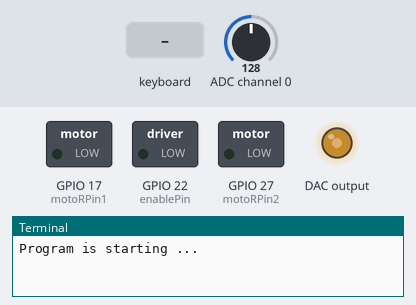
A program run on a simulated Raspberry Pi (BCM pin numbers). On the bench: switched loads named in the program (green lamp = pin HIGH), output pins drawn as LEDs (lit = HIGH), the last lines printed to the terminal. The inputs (shaded band) are chosen by the test bench; at power-on: ADC channel 0 = 128 (analog values on the 0–255 scale). The full-screen text the program places in the terminal is not drawn. At 6.1 s the program stops and its outputs stay as they are.

Above: at 1.2 s.
1.3 s: ADC channel 0 set to 178
At 2.2 s:
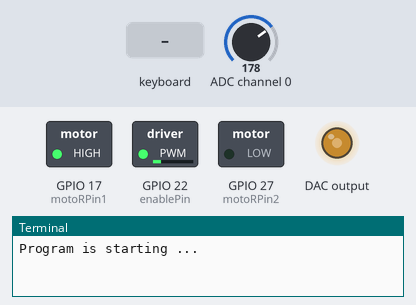
2.9 s: ADC channel 0 set to 224
At 3.7 s:
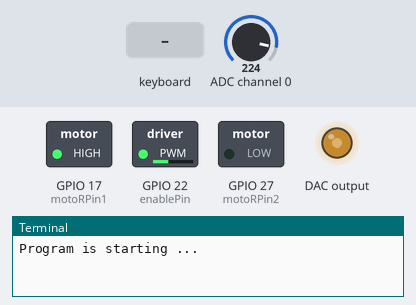
4.4 s: ADC channel 0 set to 127
At 5.7 s:
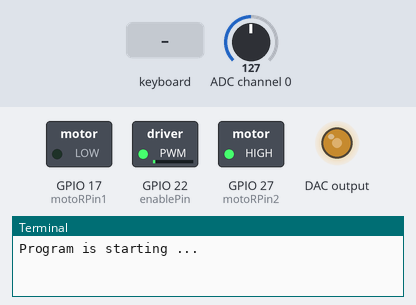
6.0 s: key enter typed on the keyboard
At 6.3 s:
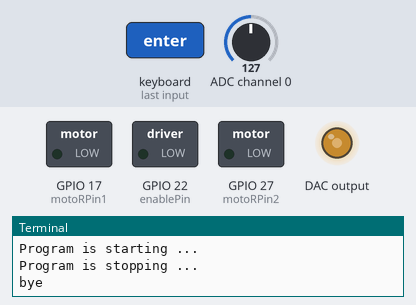
Timing chart, 0 to 7.6 s (numbered marks = the images above; inputs shaded):
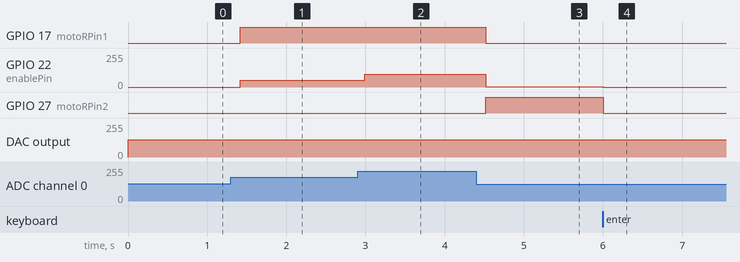

Measured:
- after the input at 1.3 s, GPIO 17 (motoRPin1): LOW → HIGH after 0.12 s; GPIO 22 (enablePin): 0/255 → 50/255 after 0.12 s
- after the input at 2.9 s, GPIO 22 (enablePin): 50/255 → 96/255 after 0.09 s
- after the input at 4.4 s, GPIO 17 (motoRPin1): HIGH → LOW after 0.12 s; GPIO 22 (enablePin): 96/255 → 1/255 after 0.12 s; GPIO 27 (motoRPin2): LOW → HIGH after 0.12 s
- after the input at 6.0 s, GPIO 22 (enablePin): 1/255 → 0/255 at once; GPIO 27 (motoRPin2): HIGH → LOW at once

The program:

Motor3.py
```python
# Filename: Motor3.py
# Project: Freenove kit using pigpio C and Python library
# Description: use of PCF8591 ADC chip to control the speed and direction of a DC motor
# Author: JudaV
# date: october 2024

import time
import curses
import pigpio


YL_40 = 0x48
aout = 128
pi = pigpio.pi()  # Connect to local Pi
handle = pi.i2c_open(1, YL_40, 0)
stdscr = curses.initscr()

# define the pins connected to L293D
motoRPin1 = 17
motoRPin2 = 27
enablePin = 22


# motor function: determine the direction and speed of the motor according to the input ADC value input
def motor(ADC):
    value = ADC - 128
    if value > 0:  # make motor turn forward
        pi.write(motoRPin1, 1)  # motoRPin1 output HIHG level
        pi.write(motoRPin2, 0)  # motoRPin2 output LOW level
        # print ('Turn Forward...')
    elif value < 0:  # make motor turn backward
        pi.write(motoRPin1, 0)
        pi.write(motoRPin2, 1)
        # print ('Turn Backward...')
    else:
        pi.write(motoRPin1, 0)
        pi.write(motoRPin2, 0)
        # print ('Motor Stop...')
    pi.set_PWM_dutycycle(enablePin, abs(value))


def setup():
    curses.noecho()
    curses.cbreak()
    stdscr.addstr(10, 0, "Motor speed")
    stdscr.nodelay(1)

    pi.set_PWM_frequency(enablePin, 1000)
    pi.set_PWM_dutycycle(22, 0)
    pi.set_mode(motoRPin1, pigpio.OUTPUT)
    pi.set_mode(motoRPin2, pigpio.OUTPUT)


def loop():
    while True:
        # AIN0 connected red adress 0x04
        pi.i2c_write_byte_data(handle, 0x40, aout)
        v = pi.i2c_read_byte(handle)
        time.sleep(0.04)
        motor(v)
        time.sleep(0.01)
        stdscr.addstr(10, 12, str(abs(128 - v)) + " ")
        stdscr.refresh()
        c = stdscr.getch()

        if c != curses.ERR:
            break


def destroy():
    print("Program is stopping ... ")
    curses.nocbreak()
    curses.echo()
    curses.endwin()
    motor(128)
    pi.set_PWM_dutycycle(22, 0)
    time.sleep(0.05)
    pi.i2c_close(handle)
    pi.stop()
    print("bye")


if __name__ == "__main__":
    print("Program is starting ... ")
    setup()
    loop()
    aout = 0  # turn off LED connected to aout
    destroy()
```
